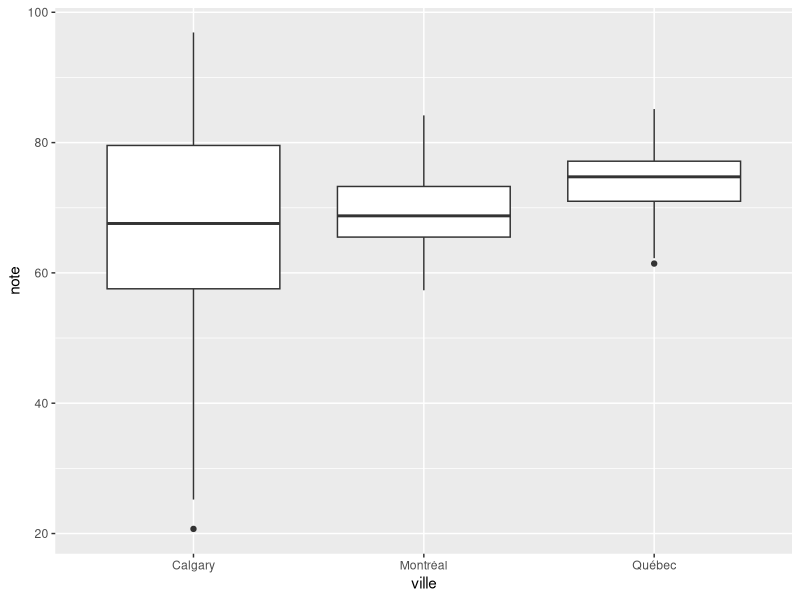
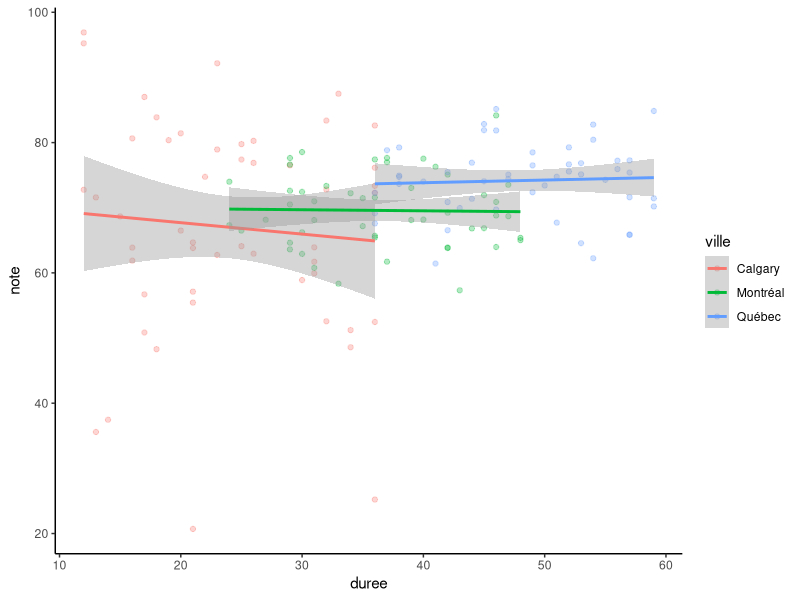
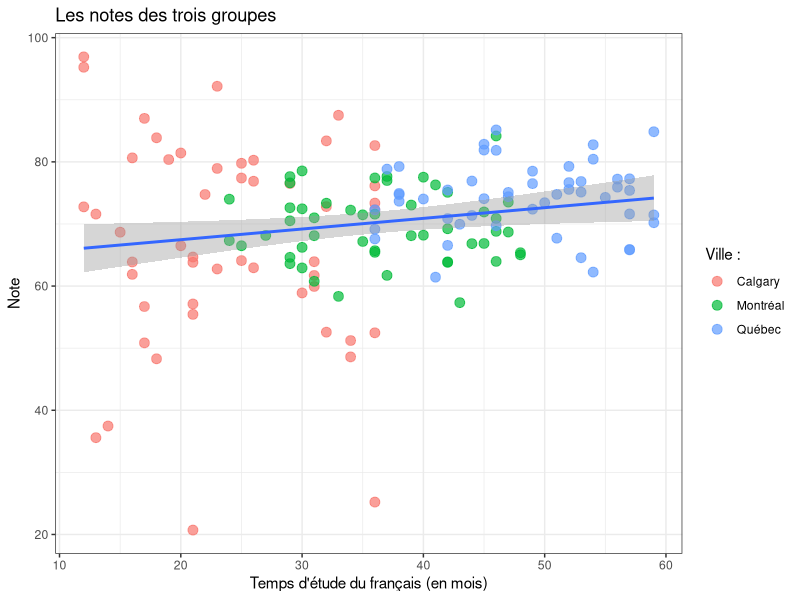

Write the R code that produced these figures, in order.
library(tidyverse)

# Pratique d'une régression linéaire
#
# Nos données simulées (séance 5) :

set.seed(1)
groupes <- tibble(
  A = rnorm(100, mean = 70, sd = 20),
  B = rnorm(100, mean = 80, sd = 20),
  C = rnorm(100, mean = 83, sd = 20),
  D = rnorm(100, mean = 70, sd = 20)
)

# On a déjà créé une figure, donc allons
# directement à l'analyse. Exécutez une
# régression ici :


# Interprétez et rapportez les résultats
# Quelles différences remarquez-vous par
# rapport à l'ANOVA de la séance 5?


# =======================================
# =======================================
# =======================================

# Pratique : une ville de plus
# 1. importez le fichier
v2 <- read_csv("donnees/villes2.csv")

# 2. explorez les différences (ville)
v2 |>
  summarize(M = mean(note), .by = ville)

# 3. créez une figure
ggplot(data = v2, aes(x = ville, y = note)) +
  geom_boxplot()

# 4. modèle linéaire
mod1 <- lm(note ~ ville, data = v2)
summary(mod1)

# 5. interprétez les résultats
# Québec a un effet significatif par rapport
# à Calgary (B=7, p < 0.001). Toutefois,
# Montréal n'a pas d'éffet significatif
# (par rapport à Calgary). Notre modèle explique
# juste 6 % de la variation des notes.
# Veuillez noter qu'on n'est pas capable d'examiner
# l'effet de Québec par rapport à Montréal directement.


# Pratique : une variable de plus
# 1. créez une figure pour ville et durée
ggplot(data = v2, aes(x = duree, y = note, color = ville)) +
  geom_point(alpha = 0.3) +
  stat_smooth(method = "lm") +
  theme_classic()

# 2. modèle
mod2 <- lm(note ~ ville + duree, data = v2)
summary(mod2)

# Considérez aussi un modèle avec duree simplement
# Vous verrez que dans ce modèle, duree a un effet
# significatif, ce qui n'est pas le cas dans le modèle
# ici, avec ville.

# 3. interprétez les résultats
# L'effet de Québec est toujours là (bien que
# moins significatif maintenant). La durée n'affecte
# pas la performance lorsqu'on considère la ville.

# 4. un modèle juste avec durée :
mod3 <- lm(note ~ duree, data = v2)
summary(mod3)
# On voit que la durée semble être pertinant,
# mais il s'agit d'un effet des villes.

# ===============================
# ===============================
# ===============================
# Pratique à la maison : figure à reproduire
ggplot(data = v2, aes(x = duree, y = note)) +
  geom_point(aes(color = ville), size = 3, alpha = 0.7) +
  stat_smooth(method = "lm") +
  theme_bw() +
  labs(
    x = "Temps d'étude du français (en mois)",
    y = "Note",
    color = "Ville :",
    title = "Les notes des trois groupes"
  )
